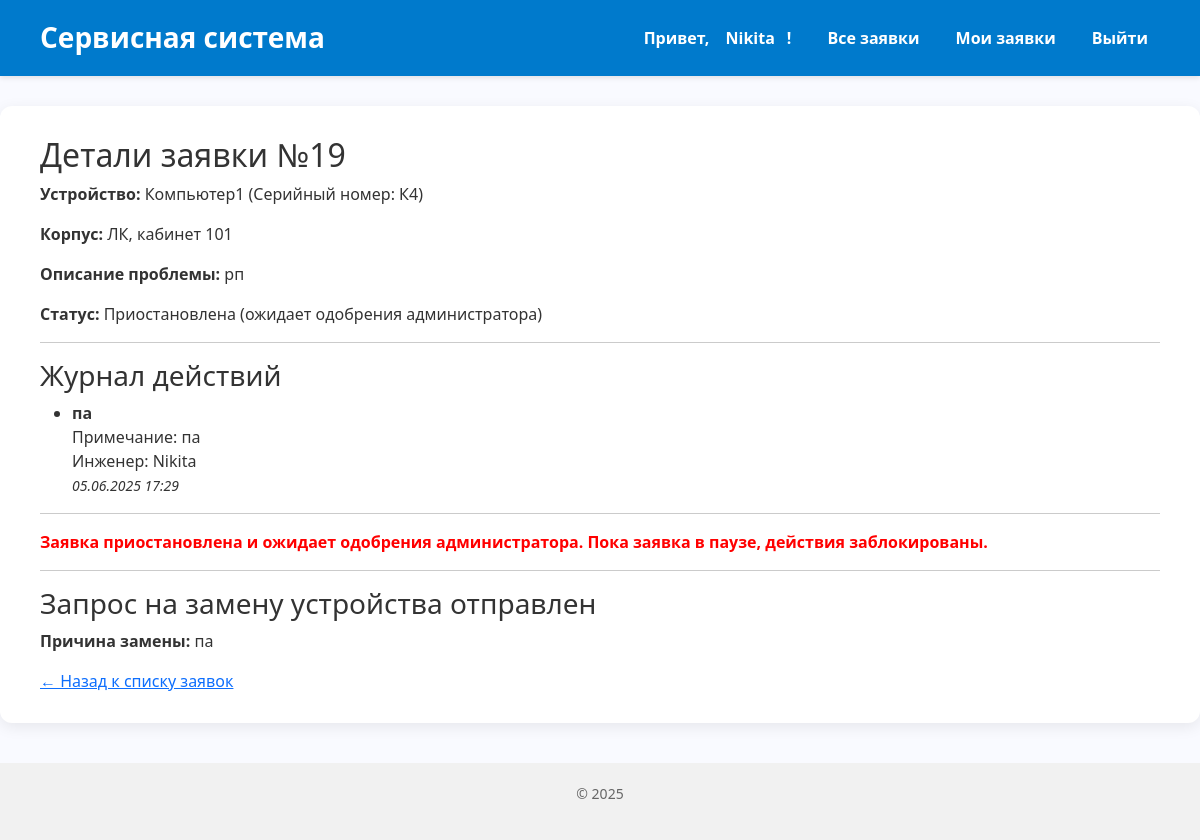
Screenshot of /engineer/request/19/ (signed in) with the database file from the repository.
### core/models.py (models this page shows, shortened)
class User(AbstractUser):
    ROLE_CHOICES = [
        ('admin', 'Администратор'),
        ('engineer', 'Инженер'),
        ('teacher', 'Преподаватель'),
    ]
    role = models.CharField(max_length=20, choices=ROLE_CHOICES, blank=True, null=True)

class ServiceRequest(models.Model):
    device = models.ForeignKey(Device, on_delete=models.CASCADE, related_name='service_requests', verbose_name="Устройство")
    created_by = models.ForeignKey(
        settings.AUTH_USER_MODEL, on_delete=models.SET_NULL,
        null=True, related_name='requests_created', verbose_name="Создал"
    )
    assigned_engineer = models.ForeignKey(
        settings.AUTH_USER_MODEL, on_delete=models.SET_NULL,
        null=True, blank=True, related_name='assigned_requests', verbose_name="Инженер"
    )
    created_at = models.DateTimeField("Дата создания", auto_now_add=True)
    description = models.TextField("Описание проблемы")
    is_completed = models.BooleanField("Завершено", default=False)
    requires_replacement = models.BooleanField("Требуется замена", default=False)
    is_paused = models.BooleanField("Приостановлена (ожидание замены)", default=False)
    replacement_requested = models.BooleanField("Запрос на замену оборудования", default=False)
    class Meta:
        verbose_name = "Заявка на обслуживание"
        verbose_name_plural = "Заявки на обслуживание"

class Device(models.Model):
    cabinet = models.ForeignKey(Cabinet, on_delete=models.CASCADE, related_name='devices', verbose_name="Кабинет")
    name = models.CharField("Название устройства", max_length=100)
    serial_number = models.CharField("Серийный номер", max_length=100, unique=True)
    purchase_date = models.DateField("Дата покупки")
    cost = models.DecimalField("Стоимость", max_digits=10, decimal_places=2)
    class Meta:
        verbose_name = "Устройство"
        verbose_name_plural = "Устройства"

class Cabinet(models.Model):
    number = models.CharField("Номер кабинета", max_length=10)
    building = models.CharField("Корпус", max_length=50)
    class Meta:
        verbose_name = "Кабинет"
        verbose_name_plural = "Кабинеты"

class ServiceLog(models.Model):
    request = models.ForeignKey(ServiceRequest, on_delete=models.CASCADE, related_name='service_logs', verbose_name="Заявка")
    engineer = models.ForeignKey(
        settings.AUTH_USER_MODEL, on_delete=models.SET_NULL,
        null=True, related_name='service_logs', verbose_name="Инженер"
    )
    action_date = models.DateTimeField("Дата действия", auto_now_add=True)
    action_type = models.CharField("Тип действия", max_length=50)  # установка, диагностика, ремонт
    notes = models.TextField("Примечания", blank=True)
    cost = models.DecimalField("Стоимость работы", max_digits=10, decimal_places=2, default=0.0)
    class Meta:
        verbose_name = "Журнал обслуживания"
        verbose_name_plural = "Журналы обслуживания"

class ReplacementRequest(models.Model):
    service_request = models.OneToOneField(ServiceRequest, on_delete=models.CASCADE, related_name='replacement_request')
    engineer = models.ForeignKey(settings.AUTH_USER_MODEL, on_delete=models.CASCADE)
    reason = models.TextField("Причина замены", blank=True, null=True)
    created_at = models.DateTimeField(auto_now_add=True)
    new_device_model = models.CharField("Модель нового устройства", max_length=255, blank=True, null=True)
    new_device_serial = models.CharField("Серийный номер нового устройства", max_length=255, blank=True, null=True)
    admin_approved = models.BooleanField("Одобрено администратором", default=False)
    approved_at = models.DateTimeField("Дата одобрения", blank=True, null=True)
    class Meta:
        verbose_name = "Запрос на замену устройства"
        verbose_name_plural = "Запросы на замену устройств"

### core/views.py (the view, shortened to what this page needs)
# urls.py: path('engineer/request/<int:request_id>/', views.engineer_request_detail, name='engineer_request_detail'),
@login_required
@engineer_required
def engineer_request_detail(request, request_id):
    service_request = get_object_or_404(ServiceRequest, id=request_id)
    replacement_request = ReplacementRequest.objects.filter(service_request=service_request).first()
    if service_request.is_paused:
        logs = service_request.service_logs.select_related('engineer').order_by('-action_date')
        return render(request, 'core/engineer/engineer_request_detail.html', {
            'request': service_request,
            'logs': logs,
            'replacement_request': replacement_request,
            'paused_message': "Заявка приостановлена и ожидает одобрения администратора.",
        })

### core/templates/core/engineer/engineer_request_detail.html (shortened to what this page needs)
{% extends 'base.html' %}
{% block content %}
<h2>Детали заявки №{{ request.id }}</h2>
<p><strong>Устройство:</strong> {{ request.device.name }} (Серийный номер: {{ request.device.serial_number }})</p>
<p><strong>Корпус:</strong> {{ request.device.cabinet.building }}, кабинет {{ request.device.cabinet.number }}</p>
<p><strong>Описание проблемы:</strong> {{ request.description }}</p>
<p><strong>Статус:</strong>
  {% if request.is_completed %}
    Выполнена
  {% elif request.is_paused %}
    Приостановлена (ожидает одобрения администратора)
  {% else %}
    В работе
  {% endif %}
</p>
<hr>
<h3>Журнал действий</h3>
{% if logs %}
  <ul>
    {% for log in logs %}
      <li>
        <strong>{{ log.action_type }}</strong><br>
        {% if log.notes %}
          Примечание: {{ log.notes }}<br>
        {% endif %}
        Инженер: {{ log.engineer.username }}<br>
        <small><em>{{ log.action_date|date:"d.m.Y H:i" }}</em></small>
      </li>
    {% endfor %}
  </ul>
{% else %}
  <p>Нет записей в журнале.</p>
{% endif %}
<hr>
{% if not request.is_completed %}
  {% if request.is_paused %}
    <p style="color: red; font-weight: bold;">
      Заявка приостановлена и ожидает одобрения администратора. Пока заявка в паузе, действия заблокированы.
    </p>
  {% endif %}
  {% if replacement_request %}
    <hr>
    <h3>Запрос на замену устройства отправлен</h3>
    <p><strong>Причина замены:</strong> {{ replacement_request.reason }}</p>
  {% endif %}
{% else %}
  <p><em>Заявка выполнена.</em></p>
{% endif %}
<a href="{% url 'engineer_dashboard' %}">← Назад к списку заявок</a>
{% endblock %}

### core/templates/base.html (shortened to what this page needs)
<!DOCTYPE html>
<html lang="ru">
<head>
    <link href="https://cdn.jsdelivr.net/npm/bootstrap@5.3.0/dist/css/bootstrap.min.css" rel="stylesheet">
</head>
<body>
  <header>
    <h1>Сервисная система</h1>
    <nav>
      {% if user.is_authenticated %}
        <span>Привет, <a href="{% url 'profile' %}">{{ user.username }}</a>!</span>
        {% if user.role == 'teacher' %}
          <a href="{% url 'create_request' %}" class="{% if request.path == '/create-request/' %}active{% endif %}">Создать заявку</a>
          <a href="{% url 'my_requests' %}" class="{% if request.path == '/my-requests/' %}active{% endif %}">Мои заявки</a>
        {% elif user.role == 'engineer' %}
          <a href="{% url 'all_active_requests' %}" class="{% if request.path == '/engineer/all-active/' %}active{% endif %}">Все заявки</a>
          <a href="{% url 'my_active_requests' %}" class="{% if request.path == '/engineer/my-active/' %}active{% endif %}">Мои заявки</a>
        {% elif user.role == 'admin' %}
          <a href="{% url 'admin_active_requests' %}" class="{% if request.path == '/dashboard/admin/active/' %}active{% endif %}">Активные</a>
          <a href="{% url 'admin_completed_requests' %}" class="{% if request.path == '/dashboard/admin/completed/' %}active{% endif %}">Завершённые</a>
        {% endif %}
        <form method="post" action="{% url 'logout' %}" class="logout-form">
          <button type="submit">Выйти</button>
        </form>
      {% else %}
        {% if request.path != '/login/' %}
          <a href="{% url 'login' %}">Войти</a>
        {% endif %}
      {% endif %}
    </nav>
  </header>
  <main>
    {% block content %}{% endblock %}
  </main>
  <footer>
    <p>© 2025</p>
  </footer>
</body>
</html>

### core/templates/base.html (style rules this page uses)
body { font-family: 'Segoe UI', Tahoma, Geneva, Verdana, sans-serif; background-color: #f9faff; margin: 0; padding: 0; color: #333; }
header { background-color: #007acc; color: white; padding: 20px 40px; box-shadow: 0 2px 5px rgba(0,0,0,0.1); display: flex; align-items: center; justify-content: space-between; }
header h1 { margin: 0; font-weight: 700; font-size: 28px; }
nav { display: flex; align-items: center; gap: 12px; }
nav a, nav span { color: white; font-weight: 600; text-decoration: none; padding: 6px 12px; border-radius: 4px; transition: background-color 0.3s ease; }
main { max-width: 1200px; margin: 30px auto; background-color: white; padding: 30px 40px; border-radius: 12px; box-shadow: 0 4px 15px rgba(0,0,0,0.08); }
footer { text-align: center; color: #666; padding: 20px 0; font-size: 14px; background-color: #f1f1f1; margin-top: 40px; }
form.logout-form { display: inline; }
form.logout-form button { background: none; border: none; color: white; cursor: pointer; padding: 6px 12px; font-weight: 600; font-size: 1em; border-radius: 4px; transition: background-color 0.3s ease; }

### rows the page displays
User: username "Nikita"
ServiceRequest: id "19", device.name "Компьютер1", device.serial_number "К4", device.cabinet.building "ЛК", device.cabinet.number "101", description "рп"
ServiceLog: action_type "па", notes "па", engineer.username "Nikita", action_date "05.06.2025 17:29"
ReplacementRequest: reason "па"
